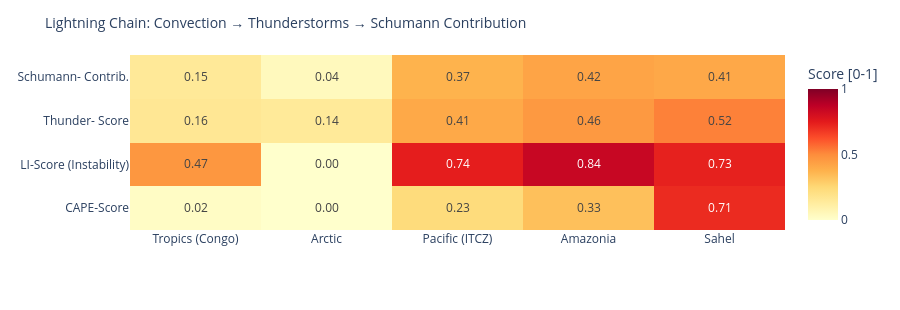

Write notebook code for a chart like this one.
### Code cell
# ============================================================
# LIGHTNING CHAIN: Convection → Thunderstorms → Schumann
# Shows the causal chain per measurement point as heatmap
# ============================================================

def cape_score(v):
    """CAPE → normalized score [0,1]"""
    if v is None or pd.isna(v): return 0.0
    return min(1.0, float(v) / 3000)

def li_score(v):
    """Lifted Index: negative = unstable → score [0,1]"""
    if v is None or pd.isna(v): return 0.3
    return min(1.0, max(0.0, (-float(v) + 6) / 12))

def cloud_score(v):
    if v is None or pd.isna(v): return 0.3
    return float(v) / 100

def thunder_score(row):
    """Kombinierter Gewitterwahrscheinlichkeits-Score
    CAPE + LI + Bedeckung + WMO-Gewitter + konvektiver Niederschlag (showers)
    Hinweis: X-Ray und Kp sind kein Bestandteil – nur geomagn./solarer Kontext.
    """
    cs = cape_score(row.get('cape'))
    ls = li_score(row.get('li'))
    cl = cloud_score(row.get('cloud'))
    t  = 1.0 if row.get('thunderstorm') else 0.0
    # Convective precipitation (showers) as additional indicator
    sh = min(1.0, (row.get('showers') or 0) / 5.0)
    return round(cs * 0.30 + ls * 0.25 + cl * 0.15 + t * 0.20 + sh * 0.10, 3)

def schumann_contribution(t_score, lat):
    """Schumann contribution: higher in tropics (±30°), scaled by thunderstorm score"""
    lat_weight = max(0.3, 1.0 - abs(lat) / 60)
    return round(t_score * lat_weight, 3)

df_atm['cape_score']   = df_atm.apply(lambda r: cape_score(r['cape']), axis=1)
df_atm['li_score']     = df_atm.apply(lambda r: li_score(r['li']),    axis=1)
df_atm['thunder_score']= df_atm.apply(lambda r: thunder_score(r.to_dict()), axis=1)
df_atm['schumann_contribution'] = df_atm.apply(
    lambda r: schumann_contribution(r['thunder_score'], r['lat']), axis=1)

metrics = ['cape_score', 'li_score', 'thunder_score', 'schumann_contribution']
labels  = ['CAPE-Score', 'LI-Score\n(Instability)', 'Thunder-\nScore', 'Schumann-\nContrib.']
z_data  = [df_atm[m].tolist() for m in metrics]

fig = go.Figure(go.Heatmap(
    z=z_data,
    x=df_atm['point'].tolist(),
    y=labels,
    colorscale='YlOrRd',
    zmin=0, zmax=1,
    text=[[f'{v:.2f}' for v in row] for row in z_data],
    texttemplate='%{text}', textfont=dict(size=12),
    colorbar=dict(title='Score [0-1]')
))
fig.update_layout(
    title=dict(text='Lightning Chain: Convection → Thunderstorms → Schumann Contribution', font=dict(size=14)),
    height=310,
    plot_bgcolor='rgba(0,0,0,0)', paper_bgcolor='rgba(0,0,0,0)',
    margin=dict(l=130, r=80, t=55, b=80)
)
fig.show()

### Figure 1 — Plotly figure (JSON) as saved in the notebook; plotly's stock layout.template omitted (floating-point values rounded to 4 significant figures)
{"data": [{"colorbar": {"title": {"text": "Score [0-1]"}}, "colorscale": [[0.0, "rgb(255,255,204)"], [0.125, "rgb(255,237,160)"], [0.25, "rgb(254,217,118)"], [0.375, "rgb(254,178,76)"], [0.5, "rgb(253,141,60)"], [0.625, "rgb(252,78,42)"], [0.75, "rgb(227,26,28)"], [0.875, "rgb(189,0,38)"], [1.0, "rgb(128,0,38)"]], "text": [["0.02", "0.00", "0.23", "0.33", "0.71"], ["0.47", "0.00", "0.74", "0.84", "0.73"], ["0.16", "0.14", "0.41", "0.46", "0.52"], ["0.15", "0.04", "0.37", "0.42", "0.41"]], "textfont": {"size": 12}, "texttemplate": "%{text}", "type": "heatmap", "x": ["Tropics (Congo)", "Arctic", "Pacific (ITCZ)", "Amazonia", "Sahel"], "y": ["CAPE-Score", "LI-Score\n(Instability)", "Thunder-\nScore", "Schumann-\nContrib."], "z": [[0.02, 0.0, 0.2333, 0.33, 0.71], [0.4667, 0.0, 0.7417, 0.8417, 0.7333], [0.16, 0.145, 0.407, 0.459, 0.524], [0.149, 0.043, 0.373, 0.421, 0.41]], "zmax": 1, "zmin": 0}], "layout": {"height": 310, "margin": {"b": 80, "l": 130, "r": 80, "t": 55}, "paper_bgcolor": "rgba(0,0,0,0)", "plot_bgcolor": "rgba(0,0,0,0)", "title": {"font": {"size": 14}, "text": "Lightning Chain: Convection → Thunderstorms → Schumann Contribution"}}}
